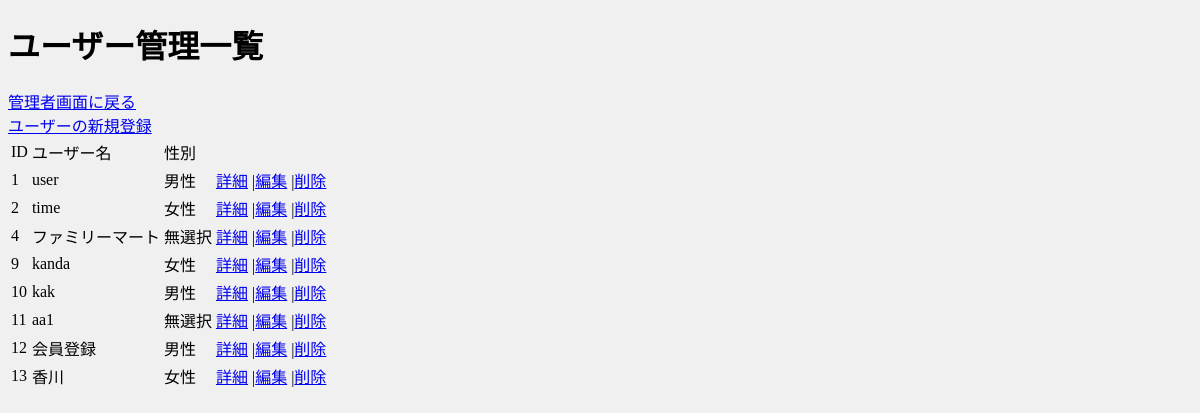
/tmpl/login/loguin_index.php, run on an earlier commit of the app's database.
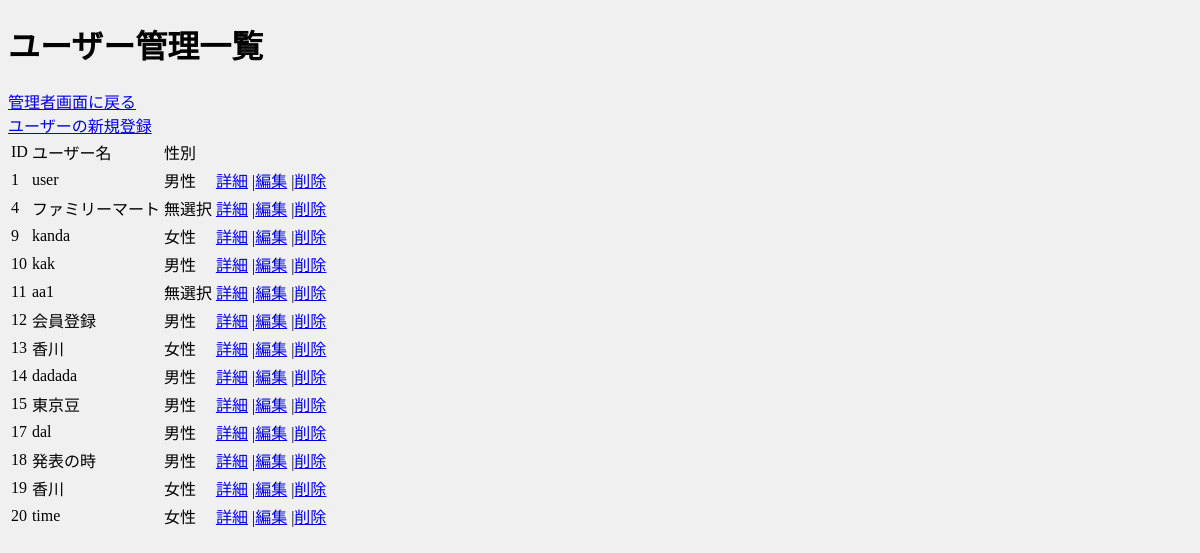
And on a later commit of the database.
### tables this page shows
CREATE TABLE `users` (
  `id` int(11) NOT NULL,
  `username` varchar(100) NOT NULL,
  `mail` varchar(255) NOT NULL,
  `password` varchar(255) NOT NULL,
  `name` varchar(255) NOT NULL,
  `gender` int(11) NOT NULL,
  `dob` varchar(255) NOT NULL,
  `address` int(11) NOT NULL,
  `terms` varchar(100) NOT NULL,
  `flag` int(11) NOT NULL DEFAULT 0,
  `is_admin` tinyint(1) NOT NULL DEFAULT 0
);

### tmpl/login/loguin_index.php (the view, shortened to what this page needs)
<!DOCTYPE html>
<html lang="ja">
<head>
</head>
<body>
    <h1>ユーザー管理一覧</h1>
    <a href="../admin/admin_hp.php">管理者画面に戻る</a>
    <br>
    <a href="loguin_form.html">ユーザーの新規登録</a>
    <?php
$dsn = 'mysql:host=localhost; dbname=mus; charset=utf8';
$user = 'testuser';
$pass = 'testpass';
try {
    $dbn = new PDO ($dsn,$user, $pass);
    $dbn->setAttribute(PDO::ATTR_ERRMODE, PDO::ERRMODE_EXCEPTION);
    $sql = 'select * from users';
    $stmt = $dbn -> query($sql);
    $result = $stmt -> fetchAll(PDO::FETCH_ASSOC);
    echo '<table>' . PHP_EOL;
    echo '<tr>' . PHP_EOL;
    echo '<td>ID</td><td>ユーザー名</td><td>性別</td>' . PHP_EOL;
    echo '</tr>' . PHP_EOL;
    foreach ($result as $row) {
        if ($row['flag'] == 1) {
            continue;
        }
        echo '<tr>' . PHP_EOL;
        echo '<td>' . htmlspecialchars($row['id'], ENT_QUOTES)  . '</td>' . PHP_EOL;
        echo '<td>' . htmlspecialchars($row['username'], ENT_QUOTES) . '</td>' . PHP_EOL;
        $gender = '';
        if ($row['gender'] == "1") {
            $gender = "男性";
        } else if ($row['gender'] == "2") {
            $gender = "女性";
        } else if ($row['gender'] == "3") {
            $gender = "無選択";
        } else {
            $gender = "不明";
        }
        echo '<td>' . $gender . '</td>' . PHP_EOL;
        echo '<td>' . PHP_EOL;
        echo '<a href = "loguin_detail.php?id=' . htmlspecialchars($row["id"],ENT_QUOTES) . '">詳細</a>' . PHP_EOL;
        echo '|<a href = "loguin_edit.php?id=' . htmlspecialchars($row["id"],ENT_QUOTES) . '">編集</a>' . PHP_EOL;
        echo '|<a href = "loguin_delete.php?id=' . htmlspecialchars($row["id"],ENT_QUOTES) . '">削除</a>' . PHP_EOL;
        echo '</td>' . PHP_EOL;
        echo '</tr>' . PHP_EOL;
    }
    echo '</table>' . PHP_EOL;
} catch (PDOException $e){
    echo "エラー発生：" . htmlspecialchars($e ->getMessage(), ENT_QUOTES) . '<br>';
    exit;
}
?>
</body>
</html>

What changed in the data, as far as the page shows it:
no longer on this page (row edited): users: id "2", username "time", gender "女性"
added users: id "14", username "dadada", gender "男性"
added users: id "15", username "東京豆", gender "男性"
added users: id "17", username "dal", gender "男性"
added users: id "18", username "発表の時", gender "男性"
added users: id "19", username "香川", gender "女性"
added users: id "20", username "time", gender "女性"
